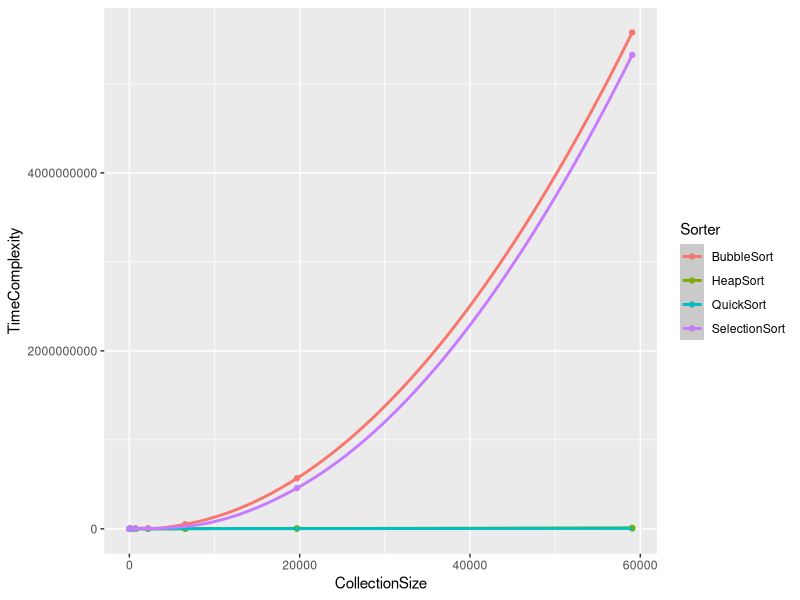
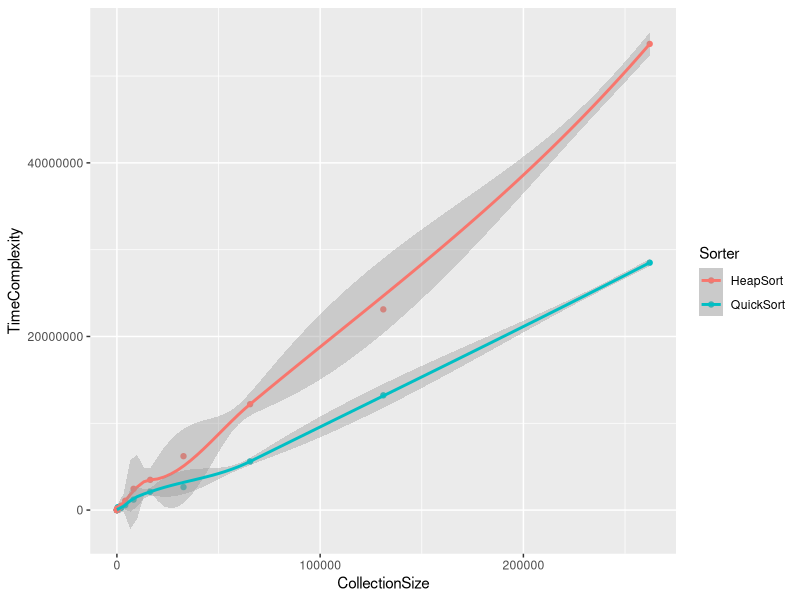
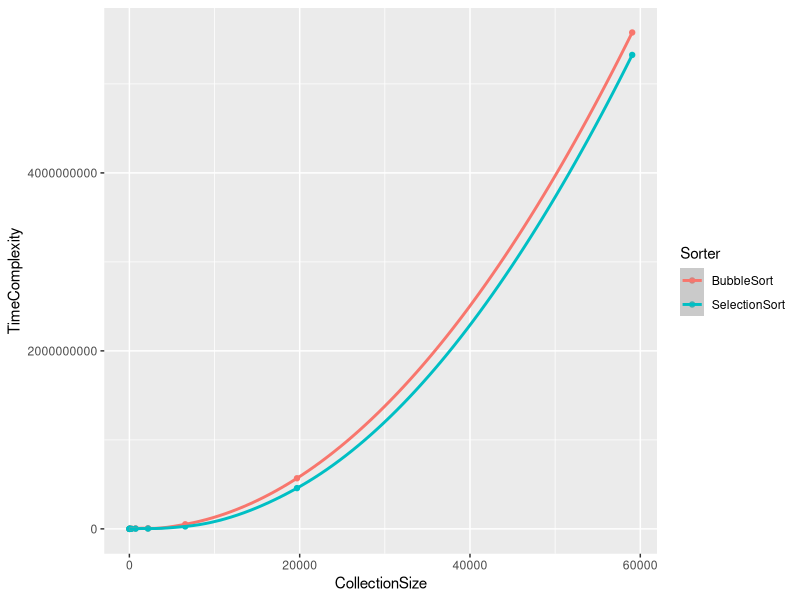
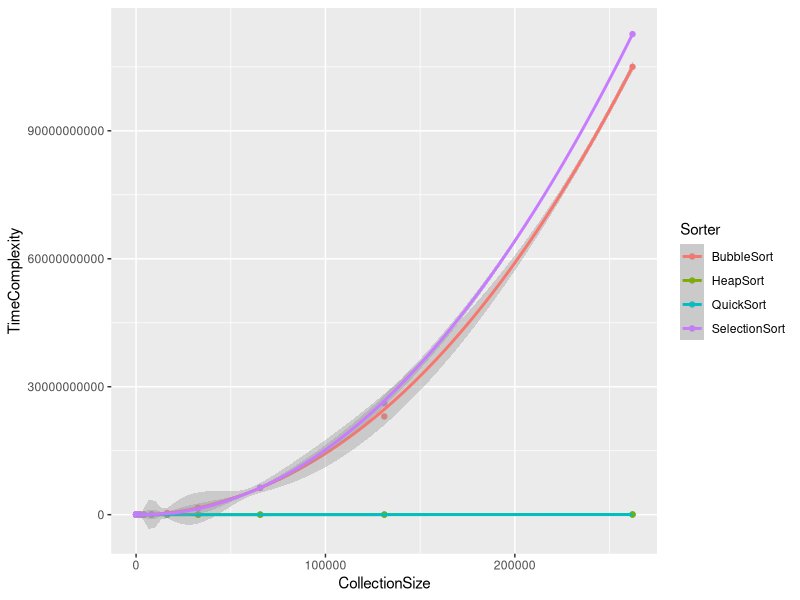
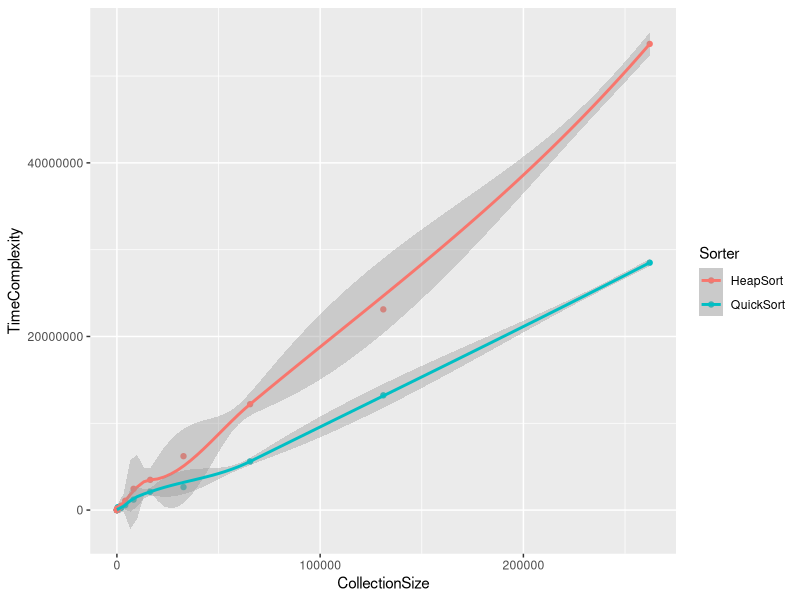
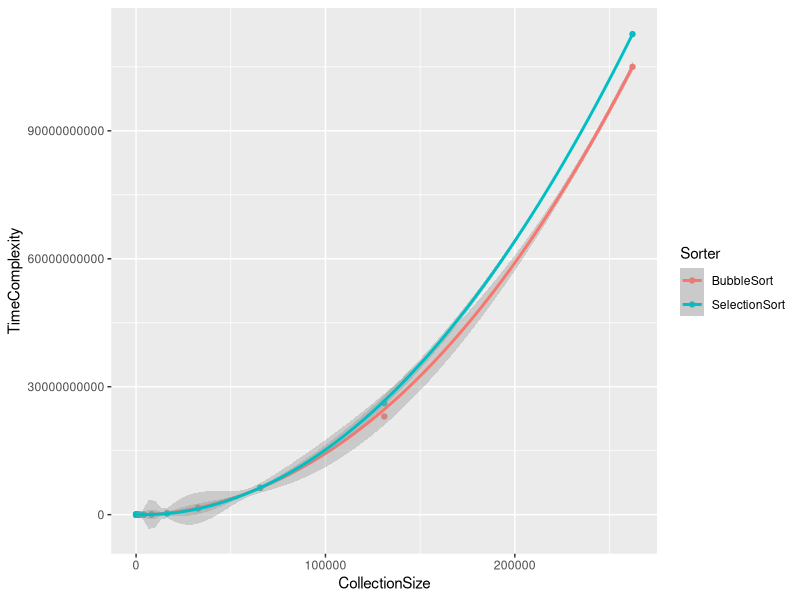

The R script that drew these images, in order:
## ---- chunk 1
library(tidyverse)
options(scipen = 999)
## ---- chunk 2
performanceData <- read.csv("../ExperimentResults/analysisReport.csv")
extendedPerformanceData <- read.csv("../ExperimentResults/base2Results.csv")
## ---- chunk 3
performanceData %>%
  ggplot(mapping = aes(x= CollectionSize, y = TimeComplexity, color = Sorter)) +
  geom_point() + geom_smooth()
## ---- chunk 4
extendedPerformanceData %>%
  filter(Sorter == "QuickSort" | Sorter == "HeapSort") %>%
  ggplot(mapping = aes(x=CollectionSize, y= TimeComplexity, color = Sorter)) +
  geom_point() + geom_smooth()
## ---- chunk 5
performanceData %>%
  filter(Sorter == "SelectionSort" | Sorter == "BubbleSort") %>%
  ggplot(mapping = aes(x = CollectionSize, y = TimeComplexity, color = Sorter)) +
  geom_point() +
  geom_smooth()
## ---- chunk 6
extendedPerformanceData %>%
  ggplot(mapping = aes(x=CollectionSize, y = TimeComplexity, color = Sorter)) +
  geom_point() + geom_smooth()
## ---- chunk 7
extendedPerformanceData %>%
  filter(Sorter == "QuickSort" | Sorter == "HeapSort") %>%
  ggplot(mapping = aes(x=CollectionSize, y = TimeComplexity, color = Sorter)) +
  geom_point() +
  geom_smooth()
## ---- chunk 8
extendedPerformanceData %>%
  filter(Sorter == "BubbleSort" | Sorter == "SelectionSort") %>%
  ggplot(mapping = aes(x = CollectionSize, y = TimeComplexity, color = Sorter)) +
  geom_point() +
  geom_smooth()
